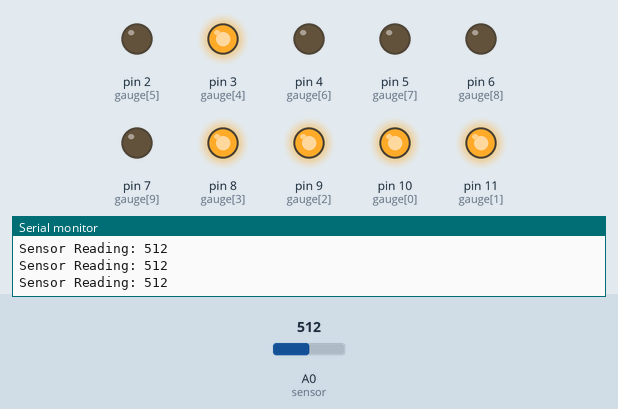
Simulated run of this sketch. Board: Arduino Uno, built with avr-gcc and run on an emulated ATmega328P. On the bench: output pins drawn as LEDs (lit = HIGH), the last lines printed to the serial monitor. Inputs (shaded band) come from the test bench; at power-on: A0 (sensor) = 512.

Above: at 1.2 s.
1.3 s: A0 (sensor) set to 488
At 1.7 s:
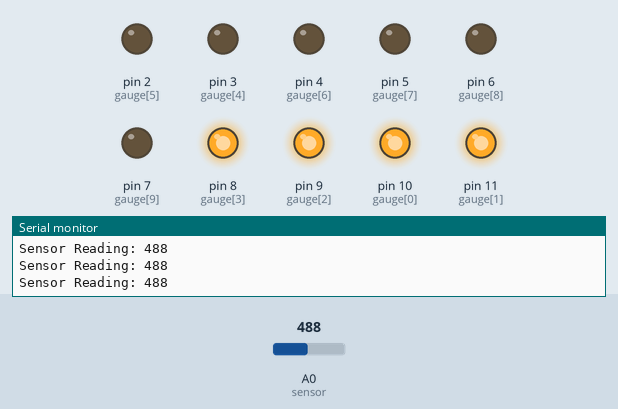
2.8 s: A0 (sensor) set to 108
At 4.0 s:
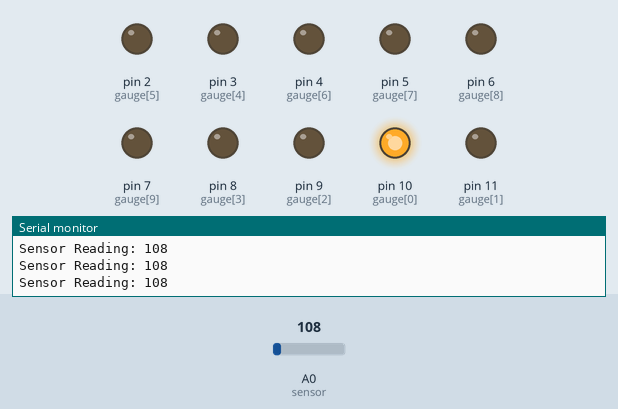
4.3 s: A0 (sensor) set to 94
5.8 s: A0 (sensor) set to 0
At 6.7 s:
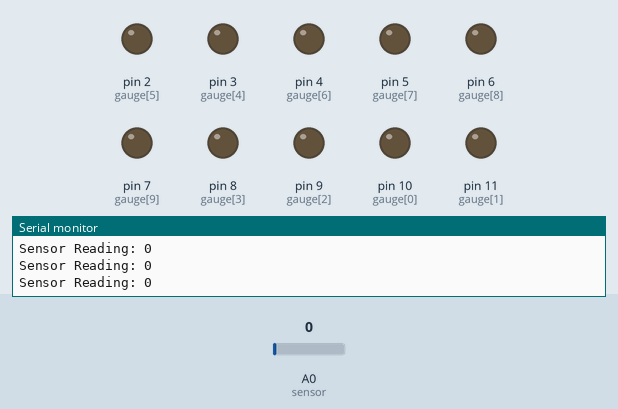
7.3 s: A0 (sensor) set to 306
At 8.3 s:
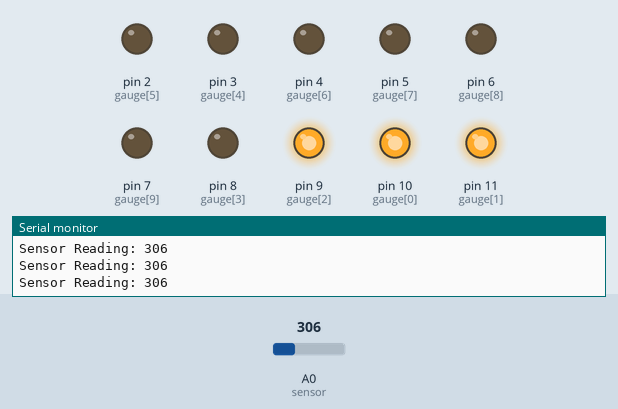
8.8 s: A0 (sensor) set to 286
At 9.7 s:
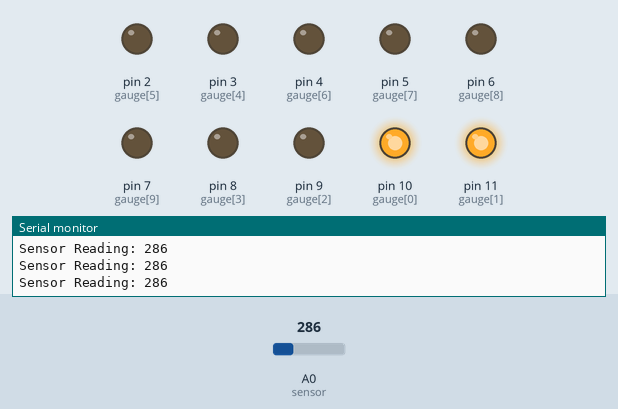
Timing chart, 0 to 11.3 s (numbered marks = the images above; inputs shaded):
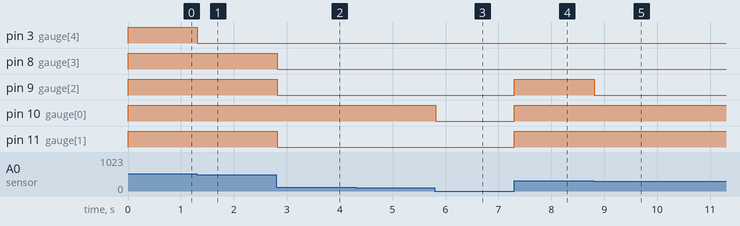

Measured:
- the behaviour switches between 500 and 499 on A0 (sensor) (found by bisection; images 0 and 1)
- the behaviour switches between 300 and 299 on A0 (sensor) (found by bisection; images 4 and 5)
- after the input at 1.3 s, pin 3 (gauge[4]): HIGH → LOW at once
- after the input at 2.8 s, pin 8 (gauge[3]), pin 9 (gauge[2]), pin 11 (gauge[1]): HIGH → LOW at once
- after the input at 5.8 s, pin 10 (gauge[0]): HIGH → LOW at once
- after the input at 7.3 s, pin 9 (gauge[2]), pin 10 (gauge[0]), pin 11 (gauge[1]): LOW → HIGH at once
- after the input at 8.8 s, pin 9 (gauge[2]): HIGH → LOW at once

The sketch:

_10_Bar_Gauge_Photo_Resistor.ino
```cpp
// Circuit for Photoresistor
// GND --- 10k --- A0 --- PhotoResistor --- 5V

// Circuit for each of the LEDs --- 10 LED Gauge
// GND --- 220k --- LED --- Pins(2-11)

// Initiate the LEDs on the gauge
int gauge[] = {10, 11, 9, 8, 3, 2, 4, 5, 6, 7};
// Count the number of LEDs, sizeof represents size in bytes
// int is 2 bytes
int bars = sizeof(gauge) / sizeof(int);

// Initiate the sensor pin
int sensor = A0;

void setup() {
  // Need to initiate in order for the serial monitor to work
  Serial.begin(9600);
  // Set all of the LEDs to OUTPUT
  for (int i; i < bars; i++) {
    pinMode(gauge[i], OUTPUT);
  }
  // Set the sensor to input
  pinMode(sensor, INPUT);
}

void loop() {
  // Use the serial monitor to monitor the output
  Serial.print("Sensor Reading: ");
  Serial.println(analogRead(sensor));
  // Mapping the sensor values
  int intensity = map(analogRead(sensor), 100, 1000, 0, 9);
  // Only light up when the bar is paste a certain threshold
  for (int i; i < bars; i++) {
    if (i <= intensity) {
      digitalWrite(gauge[i], HIGH);
    }
    else {
      digitalWrite(gauge[i], LOW);
    }
  }
}
```
